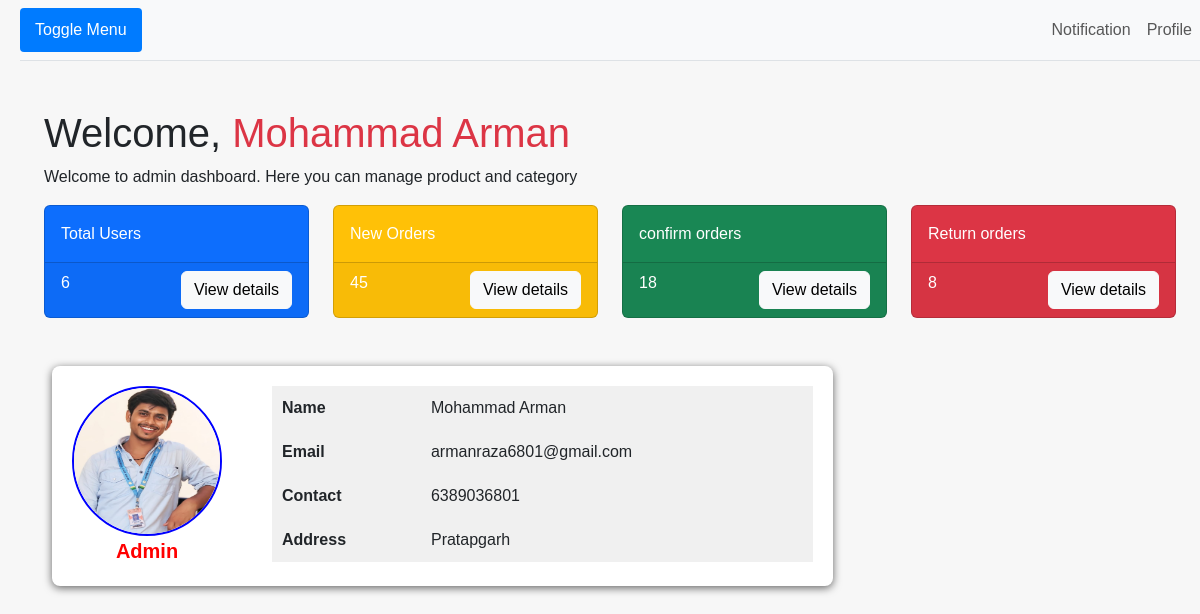
The page /admin/dashboard.php (signed in) on the database its author committed.
### tables this page shows
CREATE TABLE `register` (
  `name` varchar(80) NOT NULL,
  `email` varchar(80) NOT NULL,
  `contact` varchar(20) NOT NULL,
  `password` varchar(20) NOT NULL,
  `user_type` varchar(10) NOT NULL,
  `gender` varchar(20) NOT NULL,
  `address` varchar(100) NOT NULL,
  `image` varchar(800) NOT NULL
);

### admin/dashboard.php (the view, shortened to what this page needs)
<?php
include("../connection.php");
if(!isset($_SESSION['email']))
{
    header("location:../login.php");
}
else
{
    $email=$_SESSION['email'];
    $sql="select * from register where email='$email'";
    $res=mysqli_query($con,$sql);
    $r=mysqli_fetch_assoc($res);
    $msg=$r['name'];
}
?>
<!DOCTYPE html>
<html lang="en">
<head>
    <link href="https://cdn.jsdelivr.net/npm/bootstrap@5.3.3/dist/css/bootstrap.min.css" rel="stylesheet">
</head>
<body>
    <div id="wrapper">
        <div id="page-content-wrapper">
            <nav class="navbar navbar-expand-lg navbar-light bg-light border-bottom">
                <label for="menu-toggle" class="toggle-btn">Toggle Menu</label>
                <div class="collapse navbar-collapse">
                    <ul class="navbar-nav ms-auto">
                        <li class="nav-item">
                            <a href="#" class="nav-link">Notification</a>
                        </li>
                        <li class="nav-item">
                            <a href="profile.php" class="nav-link">Profile</a>
                        </li>
                    </ul>
                </div>
            </nav>
            <div class="container-fluid p-4">
                <h1 class="mt-4 ">Welcome, <span class="text-danger"> <?php if(isset($msg))echo $msg ?></span></h1>
                <p>Welcome to admin dashboard. Here you can manage product and category</p>
                <div class="row">
                    <div class="col-lg-3 col-md-6">
                        <div class="card bg-primary text-white mb-4">
                            <div class="card-body">Total Users</div>
                            <div class="card-footer d-flex justify-content-between">
                                <span>
                                    <?php
                                    include("../connection.php");
                                    $sql="select count(*) as total from register where user_type='user'";
                                    $res=mysqli_query($con,$sql);
                                    if(mysqli_num_rows($res)>0)
                                    {
                                        $row=mysqli_fetch_assoc($res);
                                        echo $row['total'];
                                    }
                                    ?>
                                </span>
                                <a href="show-users.php" class="btn btn-light">View details</a>
                            </div>
                        </div>
                    </div>
                    <div class="col-lg-3 col-md-6">
                        <div class="card bg-warning text-white mb-4">
                            <div class="card-body">New Orders</div>
                            <div class="card-footer d-flex justify-content-between">
                                <span>45</span>
                                <a href="show-order.php" class="btn btn-light">View details</a>
                            </div>
                        </div>
                    </div>
                    <div class="col-lg-3 col-md-6">
                        <div class="card bg-success text-white mb-4">
                            <div class="card-body">confirm orders</div>
                            <div class="card-footer d-flex justify-content-between">
                                <span>18</span>
                                <a href="show-users.php" class="btn btn-light">View details</a>
                            </div>
                        </div>
                    </div>
                    <div class="col-lg-3 col-md-6">
                        <div class="card bg-danger text-white mb-4">
                            <div class="card-body">Return orders</div>
                            <div class="card-footer d-flex justify-content-between">
                                <span>8</span>
                                <a href="show-users.php" class="btn btn-light">View details</a>
                            </div>
                        </div>
                    </div>
                </div>
            </div>
            <div class="container">
    <div class="profile-container">
        <div class="profile-image">
            <?php
            $sql = "SELECT * FROM register WHERE user_type='admin'";
            $res = mysqli_query($con, $sql);
            if (mysqli_num_rows($res) > 0) {
                while ($r = mysqli_fetch_array($res)) {
                    echo '<img src="../'.$r['image'].'" alt="Profile Picture" class="">';
                    echo "Admin";
                }
            }
            ?>
        </div>
        <div class="profile-details">
            <table>
                <tr>
                    <th>Name</th>
                    <td><?php
                    $sql = "SELECT * FROM register WHERE user_type='admin'";
                    $res = mysqli_query($con, $sql);
                    if (mysqli_num_rows($res) > 0) {
                        while ($r = mysqli_fetch_array($res)) {
                            echo $r['name'];
                        }
                    }
                    ?></td>
                </tr>
                <tr>
                    <th>Email</th>
                    <td><?php
                    $sql = "SELECT * FROM register WHERE user_type='admin'";
                    $res = mysqli_query($con, $sql);
                    if (mysqli_num_rows($res) > 0) {
                        while ($r = mysqli_fetch_array($res)) {
                            echo $r['email'];
                        }
                    }
                    ?></td>
                </tr>
                <tr>
                    <th>Contact</th>
                    <td><?php
                    $sql = "SELECT * FROM register WHERE user_type='admin'";
                    $res = mysqli_query($con, $sql);
                    if (mysqli_num_rows($res) > 0) {
                        while ($r = mysqli_fetch_array($res)) {
                            echo $r['contact'];
                        }
                    }
                    ?></td>
                </tr>
                <tr>
                    <th>Address</th>
                    <td><?php
                    $sql = "SELECT * FROM register WHERE user_type='admin'";
                    $res = mysqli_query($con, $sql);
                    if (mysqli_num_rows($res) > 0) {
                        while ($r = mysqli_fetch_array($res)) {
                            echo $r['address'];
                        }
                    }
                    ?></td>
                </tr>
            </table>
        </div>
    </div>
</div>
        </div>
    </div>
</body>
</html>

### admin/dashboard.php (style rules this page uses)
#wrapper { display: flex; min-height: 100vh; transition: all 0.3s ease; }
#page-content-wrapper { margin-left: 0; padding-left: 20px; width: 100%; transition: margin-left 0.3s ease; }
.toggle-btn { display: inline-block; background-color: #007bff; color: white; padding: 10px 15px; border-radius: 4px; cursor: pointer; }
body { font-family: Arial, sans-serif; margin: 0; padding: 0; background-color: #f7f7f7; }
.profile-container { display: flex; justify-content: space-between; background-color: #fff; padding: 20px; box-shadow: 0 2px 8px rgba(0, 0, 0, 0.6); border-radius: 8px; width: 70%; }
.profile-image { text-align: center; margin-right: 20px; display: flex; flex-direction: column; margin-right: 50px; color: red; font-weight: bold; font-size: 20px; }
.profile-image img { width: 150px; height: 150px; border-radius: 50%; border: 2px solid blue; }
.profile-details { flex-grow: 1; }
.profile-details table { width: 100%; }
.profile-details td { padding: 10px; background-color: #f0f0f0; }
.profile-details th { text-align: left; padding: 10px; background-color: #f0f0f0; }

### rows shown on the page
register: name "Mohammad Arman"
register: image (picture), name "Mohammad Arman", email "armanraza6801@gmail.com", contact "6389036801", address "Pratapgarh"

### other values the page prints
$row['total'] "6"
